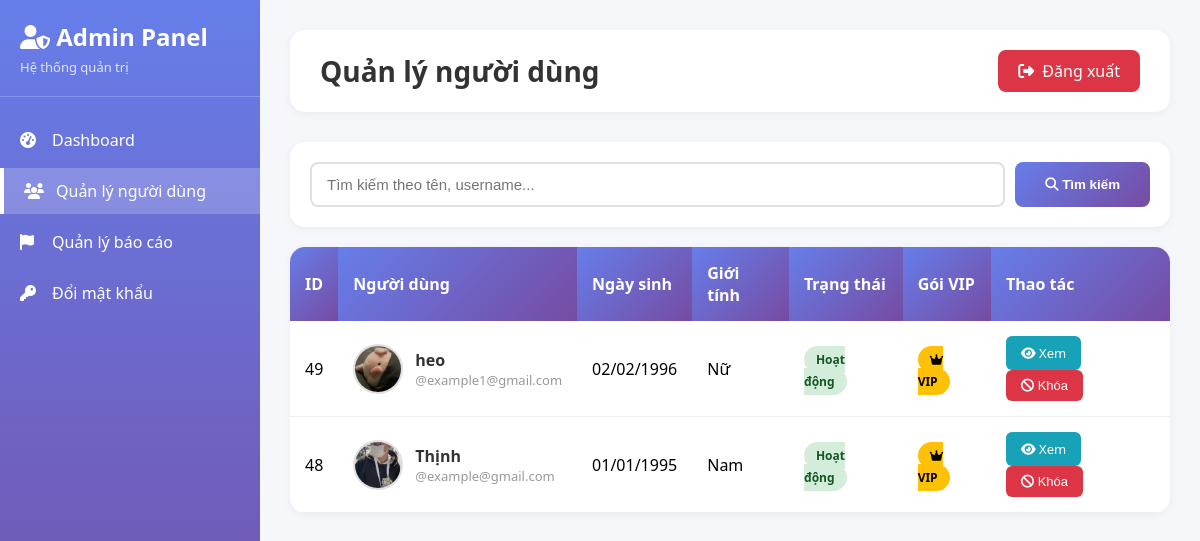
Page /views/admin/quanlynguoidung.php (signed in) on the committed database.
### tables this page shows
CREATE TABLE `nguoidung` (
  `maNguoiDung` int(11) NOT NULL,
  `tenDangNhap` varchar(50) NOT NULL,
  `matKhau` varchar(255) NOT NULL,
  `trangThaiNguoiDung` enum('active','banned','inactive') DEFAULT 'active',
  `lanHoatDongCuoi` datetime DEFAULT current_timestamp() ON UPDATE current_timestamp(),
  `role` varchar(255) NOT NULL DEFAULT 'user'
);

CREATE TABLE `hoso` (
  `maHoSo` int(11) NOT NULL,
  `maNguoiDung` int(11) DEFAULT NULL,
  `ten` varchar(100) DEFAULT NULL,
  `ngaySinh` date DEFAULT NULL,
  `gioiTinh` enum('Nam','Nữ','Khac') DEFAULT NULL,
  `tinhTrangHonNhan` varchar(50) DEFAULT NULL,
  `canNang` float DEFAULT NULL,
  `chieuCao` float DEFAULT NULL,
  `mucTieuPhatTrien` text DEFAULT NULL,
  `hocVan` varchar(100) DEFAULT NULL,
  `noiSong` varchar(100) DEFAULT NULL,
  `soThich` text DEFAULT NULL,
  `moTa` text DEFAULT NULL,
  `avt` varchar(255) DEFAULT NULL
);

### models/mDbconnect.php (called while the page is built, shortened)
<?php
class clsConnect {
    private static $instance = null;
    private static $connection = null;
    public static function getInstance() {
        if (self::$instance === null) {
            self::$instance = new self();
        }
        return self::$instance;
    }
    public function connect() {
        if (self::$connection === null || !self::$connection->ping()) {
            $host = "localhost";
            $user = "root";
            $pass = "";
            $db = "webhenho";
            self::$connection = new mysqli($host, $user, $pass, $db);
            self::$connection->set_charset("utf8mb4");
        }
        return self::$connection;
    }
    public static function closeConnection() {
        if (self::$connection !== null) {
            self::$connection = null;
        }
    }
}
?>

### models/mAdmin.php (called while the page is built, shortened)
<?php
require_once 'mDbconnect.php';
class Admin {
    private $conn;
    public function __construct() {
        $db = clsConnect::getInstance();
        $this->conn = $db->connect();
    }
    public function getAllUsers($limit = 50, $offset = 0, $search = '') {
        if (!empty($search)) {
            $searchTerm = '%' . $search . '%';
            $stmt = $this->conn->prepare("
                SELECT nd.*, h.ten, h.gioiTinh, h.ngaySinh, h.avt, g.loaiGoi
                FROM NguoiDung nd
                LEFT JOIN HoSo h ON nd.maNguoiDung = h.maNguoiDung
                LEFT JOIN GoiDangKy g ON nd.maNguoiDung = g.maNguoiDung AND g.trangThaiGoi = 'Active'
                WHERE (nd.tenDangNhap LIKE ? OR h.ten LIKE ?)
                  AND nd.role != 'admin'
                ORDER BY nd.maNguoiDung DESC
                LIMIT ? OFFSET ?
            ");
            $stmt->bind_param("ssii", $searchTerm, $searchTerm, $limit, $offset);
        } else {
            $stmt = $this->conn->prepare("
                SELECT nd.*, h.ten, h.gioiTinh, h.ngaySinh, h.avt, g.loaiGoi
                FROM NguoiDung nd
                LEFT JOIN HoSo h ON nd.maNguoiDung = h.maNguoiDung
                LEFT JOIN GoiDangKy g ON nd.maNguoiDung = g.maNguoiDung AND g.trangThaiGoi = 'Active'
                WHERE nd.role != 'admin'
                ORDER BY nd.maNguoiDung DESC
                LIMIT ? OFFSET ?
            ");
            $stmt->bind_param("ii", $limit, $offset);
        }
        $stmt->execute();
        $result = $stmt->get_result();
        $users = [];
        while ($row = $result->fetch_assoc()) {
            $users[] = $row;
        }
        return $users;
    }
}
?>

### models/mSession.php (called while the page is built, shortened)
<?php
class Session {
    public static function get($key, $default = null) {
        return isset($_SESSION[$key]) ? $_SESSION[$key] : $default;
    }
}
?>

### views/admin/quanlynguoidung.php (the view, shortened to what this page needs)
<?php
require_once '../../models/mSession.php';
require_once '../../models/mAdmin.php';
$adminRole = Session::get('admin_role');
$page = isset($_GET['page']) ? max(1, intval($_GET['page'])) : 1;
$limit = 20;
$offset = ($page - 1) * $limit;
$search = isset($_GET['search']) ? trim($_GET['search']) : '';
$adminModel = new Admin();
$users = $adminModel->getAllUsers($limit, $offset, $search);
?>
<!DOCTYPE html>
<html lang="vi">
<head>
    <link rel="stylesheet" href="https://cdnjs.cloudflare.com/ajax/libs/font-awesome/6.4.0/css/all.min.css">
</head>
<body>
    <div class="admin-wrapper">
        <aside class="sidebar">
            <div class="sidebar-header">
                <h2><i class="fas fa-user-shield"></i> Admin Panel</h2>
                <p>Hệ thống quản trị</p>
            </div>
            <ul class="sidebar-menu">
                <li>
                    <a href="index.php">
                        <i class="fas fa-tachometer-alt"></i>
                        <span>Dashboard</span>
                    </a>
                </li>
                <li>
                    <a href="quanlynguoidung.php" class="active">
                        <i class="fas fa-users"></i>
                        <span>Quản lý người dùng</span>
                    </a>
                </li>
                <li>
                    <a href="quanlybaocao.php">
                        <i class="fas fa-flag"></i>
                        <span>Quản lý báo cáo</span>
                    </a>
                </li>
                <li>
                    <a href="doimatkhau.php">
                        <i class="fas fa-key"></i>
                        <span>Đổi mật khẩu</span>
                    </a>
                </li>
            </ul>
        </aside>
        <main class="main-content">
            <div class="top-bar">
                <div>
                    <h1 class="page-title">Quản lý người dùng</h1>
                </div>
                <div class="admin-info">
                    <a href="../../controller/cAdminLogout.php" class="btn-logout">
                        <i class="fas fa-sign-out-alt"></i>
                        Đăng xuất
                    </a>
                </div>
            </div>
            <div class="search-bar">
                <form method="GET" class="search-form">
                    <input type="text"
                           name="search"
                           class="search-input"
                           placeholder="Tìm kiếm theo tên, username..."
                           value="<?php echo htmlspecialchars($search); ?>">
                    <button type="submit" class="btn-search">
                        <i class="fas fa-search"></i> Tìm kiếm
                    </button>
                </form>
            </div>
            <div class="users-table-container">
                <?php if (count($users) > 0): ?>
                    <table class="users-table">
                        <thead>
                            <tr>
                                <th>ID</th>
                                <th>Người dùng</th>
                                <th>Ngày sinh</th>
                                <th>Giới tính</th>
                                <th>Trạng thái</th>
                                <th>Gói VIP</th>
                                <th>Thao tác</th>
                            </tr>
                        </thead>
                        <tbody>
                            <?php foreach ($users as $user): ?>
                                <tr>
                                    <td><?php echo $user['maNguoiDung']; ?></td>
                                    <td>
                                        <div class="user-info">
                                            <?php
                                            if (!empty($user['avt'])) {
                                                if (strpos($user['avt'], 'public/') === 0) {
                                                    $avatarPath = '/' . htmlspecialchars($user['avt']);
                                                } else {
                                                    $avatarPath = '/public/uploads/avatars/' . htmlspecialchars($user['avt']);
                                                }
                                            } else {
                                                $avatarPath = '/public/img/default-avatar.jpg';
                                            }
                                            ?>
                                            <img src="<?php echo $avatarPath; ?>"
                                                 alt="Avatar"
                                                 class="user-avatar"
                                                 onerror="this.src='/public/img/default-avatar.jpg'">
                                            <div>
                                                <div class="user-name">
                                                    <?php echo htmlspecialchars($user['ten'] ?? 'Chưa cập nhật'); ?>
                                                </div>
                                                <div class="user-username">
                                                    @<?php echo htmlspecialchars($user['tenDangNhap']); ?>
                                                </div>
                                            </div>
                                        </div>
                                    </td>
                                    <td><?php echo $user['ngaySinh'] ? date('d/m/Y', strtotime($user['ngaySinh'])) : 'N/A'; ?></td>
                                    <td><?php echo htmlspecialchars($user['gioiTinh'] ?? 'N/A'); ?></td>
                                    <td>
                                        <?php
                                        $statusClass = 'badge-inactive';
                                        $statusText = $user['trangThaiNguoiDung'];
                                        if ($user['trangThaiNguoiDung'] === 'active') {
                                            $statusClass = 'badge-active';
                                            $statusText = 'Hoạt động';
                                        } elseif ($user['trangThaiNguoiDung'] === 'banned') {
                                            $statusClass = 'badge-banned';
                                            $statusText = 'Bị khóa';
                                        }
                                        ?>
                                        <span class="badge <?php echo $statusClass; ?>">
                                            <?php echo $statusText; ?>
                                        </span>
                                    </td>
                                    <td>
                                        <?php if ($user['loaiGoi'] === 'VIP'): ?>
                                            <span class="badge" style="background: #ffc107; color: #000;">
                                                <i class="fas fa-crown"></i> VIP
                                            </span>
                                        <?php else: ?>
                                            <span class="badge" style="background: #e9ecef; color: #6c757d;">
                                                Free
                                            </span>
                                        <?php endif; ?>
                                    </td>
                                    <td>
                                        <a href="xemnguoidung.php?id=<?php echo $user['maNguoiDung']; ?>"
                                           class="btn-action btn-view">
                                            <i class="fas fa-eye"></i> Xem
                                        </a>
                                        <?php if ($adminRole !== 'support'): ?>
                                            <?php if ($user['trangThaiNguoiDung'] === 'banned'): ?>
                                                <button onclick="toggleUserStatus(<?php echo $user['maNguoiDung']; ?>, 'active')"
                                                        class="btn-action btn-unban">
                                                    <i class="fas fa-unlock"></i> Mở khóa
                                                </button>
                                            <?php else: ?>
                                                <button onclick="toggleUserStatus(<?php echo $user['maNguoiDung']; ?>, 'banned')"
                                                        class="btn-action btn-ban">
                                                    <i class="fas fa-ban"></i> Khóa
                                                </button>
                                            <?php endif; ?>
                                        <?php endif; ?>
                                    </td>
                                </tr>
                            <?php endforeach; ?>
                        </tbody>
                    </table>
                <?php endif; ?>
            </div>
        </main>
    </div>
</body>
</html>

### views/admin/quanlynguoidung.php (style rules this page uses)
* { margin: 0; padding: 0; box-sizing: border-box; }
body { font-family: 'Segoe UI', Tahoma, Geneva, Verdana, sans-serif; background: #f5f7fa; }
.admin-wrapper { display: flex; min-height: 100vh; }
.sidebar { width: 260px; background: linear-gradient(180deg, #667eea 0%, #764ba2 100%); color: white; padding: 20px 0; position: fixed; height: 100vh; overflow-y: auto; }
.sidebar-header { padding: 0 20px 20px; border-bottom: 1px solid rgba(255,255,255,0.2); margin-bottom: 20px; }
.sidebar-header h2 { font-size: 24px; margin-bottom: 5px; }
.sidebar-header p { font-size: 13px; opacity: 0.8; }
.sidebar-menu { list-style: none; }
.sidebar-menu li { margin-bottom: 5px; }
.sidebar-menu a { display: flex; align-items: center; padding: 12px 20px; color: white; text-decoration: none; transition: all 0.3s; }
.sidebar-menu a:hover, .sidebar-menu a.active { background: rgba(255,255,255,0.2); border-left: 4px solid white; }
.sidebar-menu i { margin-right: 12px; width: 20px; }
.main-content { flex: 1; margin-left: 260px; padding: 30px; }
.top-bar { background: white; padding: 20px 30px; border-radius: 15px; box-shadow: 0 2px 10px rgba(0,0,0,0.05); margin-bottom: 30px; display: flex; justify-content: space-between; align-items: center; }
.page-title { font-size: 28px; color: #333; }
.admin-info { display: flex; align-items: center; gap: 15px; }
.btn-logout { padding: 10px 20px; background: #dc3545; color: white; border: none; border-radius: 8px; cursor: pointer; text-decoration: none; display: inline-flex; align-items: center; gap: 8px; transition: all 0.3s; }
.search-bar { background: white; padding: 20px; border-radius: 15px; box-shadow: 0 2px 10px rgba(0,0,0,0.05); margin-bottom: 20px; }
.search-form { display: flex; gap: 10px; }
.search-input { flex: 1; padding: 12px 15px; border: 2px solid #e0e0e0; border-radius: 8px; font-size: 15px; }
.btn-search { padding: 12px 30px; background: linear-gradient(135deg, #667eea 0%, #764ba2 100%); color: white; border: none; border-radius: 8px; cursor: pointer; font-weight: 600; transition: all 0.3s; }
.users-table-container { background: white; border-radius: 15px; box-shadow: 0 2px 10px rgba(0,0,0,0.05); overflow: hidden; }
.users-table { width: 100%; border-collapse: collapse; }
.users-table th { background: linear-gradient(135deg, #667eea 0%, #764ba2 100%); color: white; padding: 15px; text-align: left; font-weight: 600; }
.users-table td { padding: 15px; border-bottom: 1px solid #f0f0f0; }
.user-avatar { width: 50px; height: 50px; border-radius: 50%; object-fit: cover; border: 2px solid #e0e0e0; background: #f8f9fa; }
.user-info { display: flex; align-items: center; gap: 12px; }
.user-name { font-weight: 600; color: #333; }
.user-username { font-size: 13px; color: #999; }
.badge { padding: 5px 12px; border-radius: 20px; font-size: 12px; font-weight: 600; }
.badge-active { background: #d4edda; color: #155724; }
.btn-action { padding: 8px 15px; border: none; border-radius: 6px; cursor: pointer; font-size: 13px; transition: all 0.3s; text-decoration: none; display: inline-block; }
.btn-view { background: #17a2b8; color: white; }
.btn-ban { background: #dc3545; color: white; }

### rows in the picture
nguoidung: maNguoiDung "49", hoso.avt (picture), hoso.ten "heo", tenDangNhap "example1@gmail.com", hoso.ngaySinh "02/02/1996", hoso.gioiTinh "Nữ", trangThaiNguoiDung "Hoạt động"
nguoidung: maNguoiDung "48", hoso.avt (picture), hoso.ten "Thịnh", tenDangNhap "example@gmail.com", hoso.ngaySinh "01/01/1995", hoso.gioiTinh "Nam", trangThaiNguoiDung "Hoạt động"
